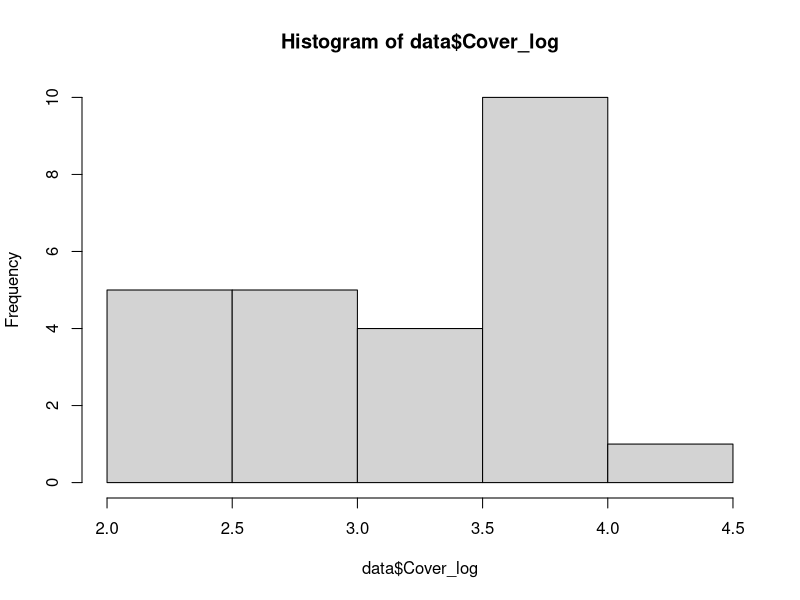
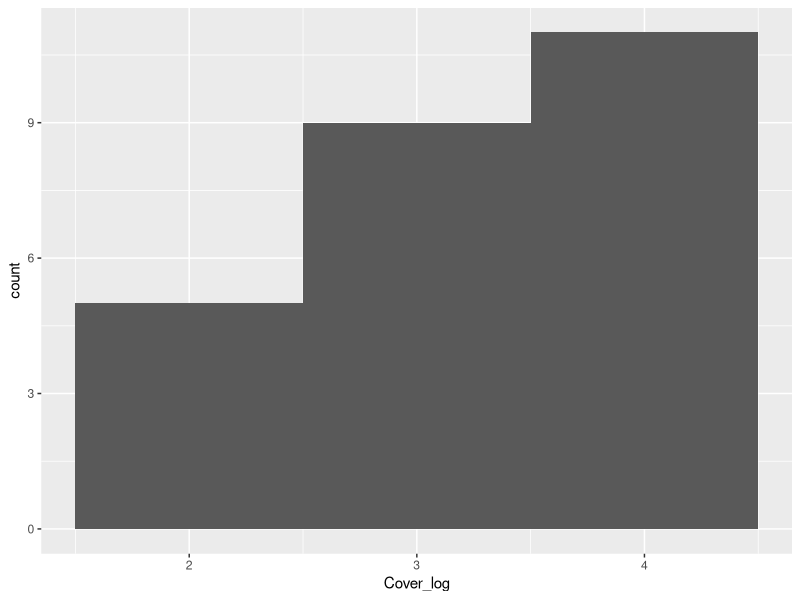
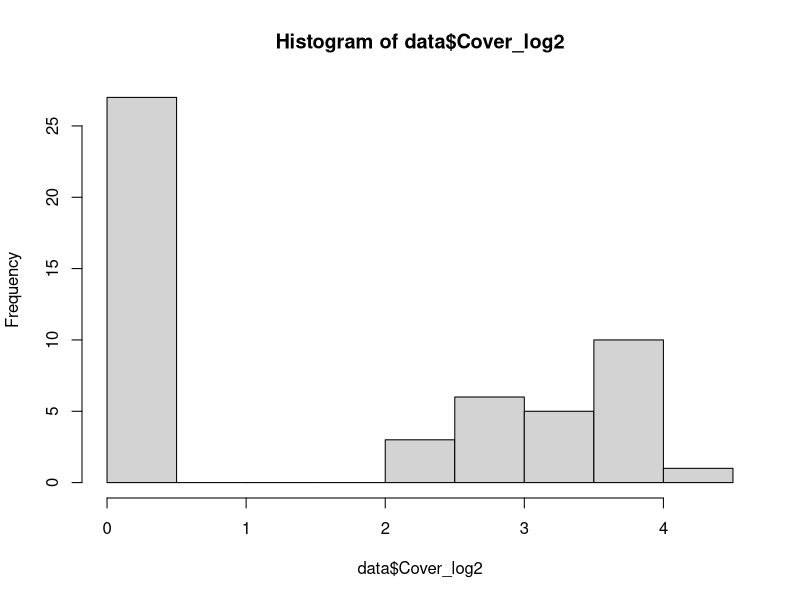
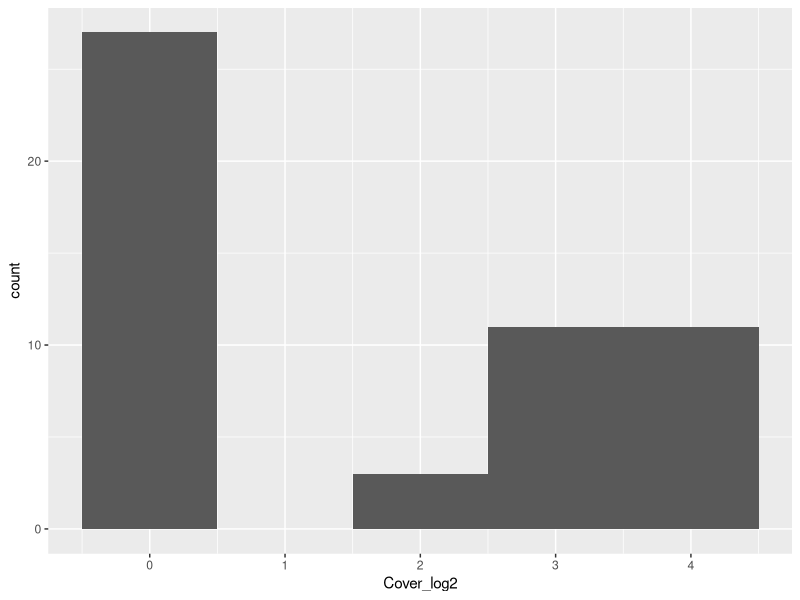
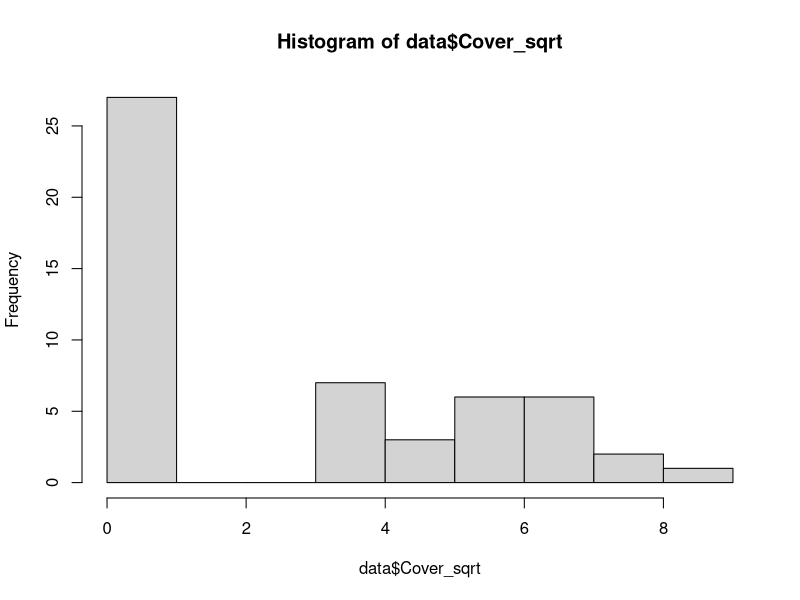
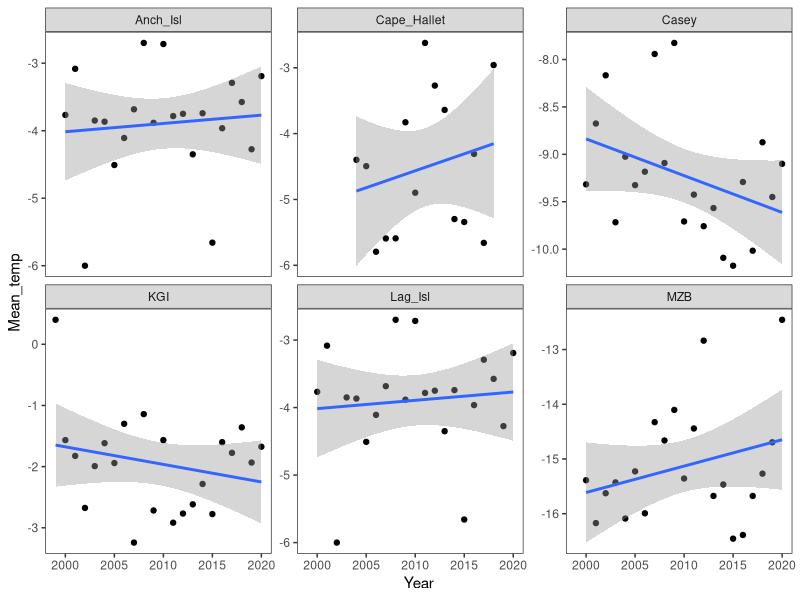
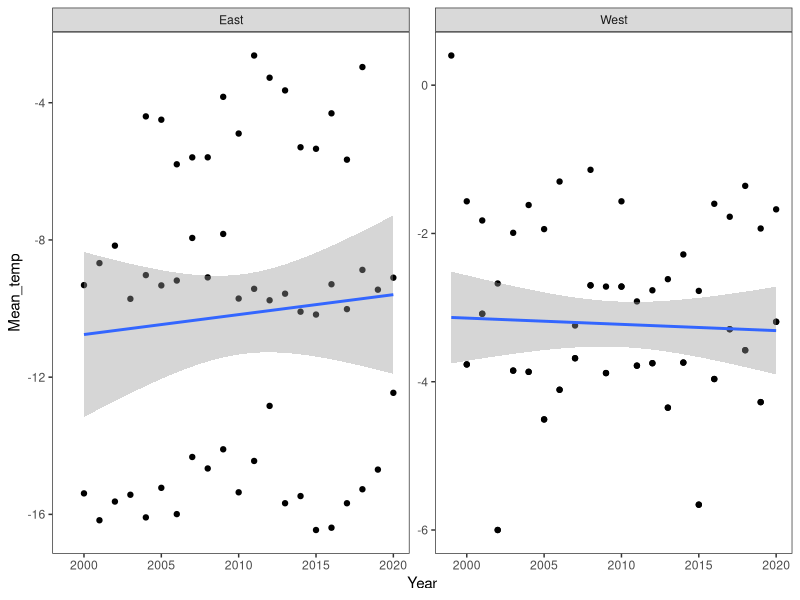
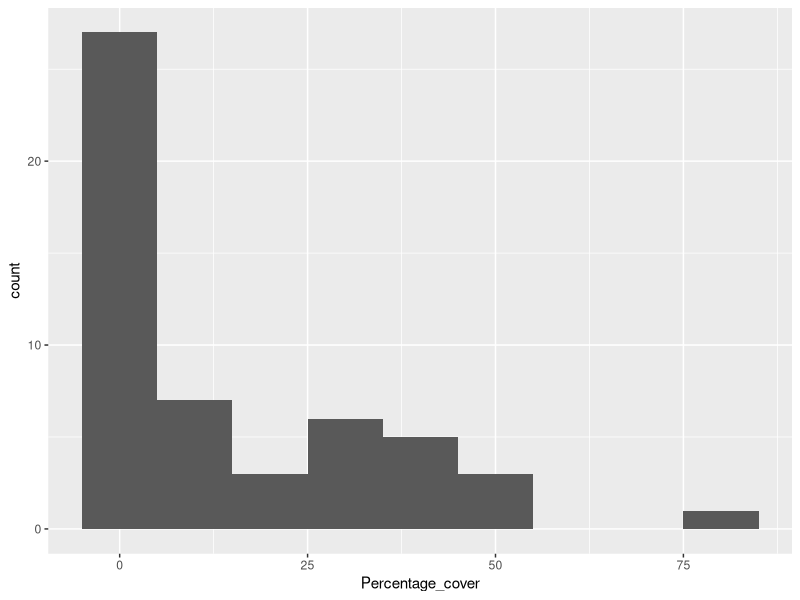

These charts were generated, in order, by the following R code: (Note: this script raises an error after producing the figures.)
# Data analysis
# Colombe Stevens
# 01.03.2022

# Workflow ----

# Library ----
library(tidyverse)
library(ggplot2)
library(lme4)

# Importing data ----
data <- read.csv("Tidy_data.csv")

# Transforming data ----
# logging data
data <- mutate(data, Cover_log = log(Percentage_cover))
hist(data$Cover_log)
(log_hist <- ggplot(data = data, aes(x = Cover_log)) +
      geom_histogram(binwidth = 1))

data <- mutate(data, Cover_log2 = log(Percentage_cover + 1))
hist(data$Cover_log2)
(log_hist2 <- ggplot(data = data, aes(x = Cover_log2)) +
      geom_histogram(binwidth = 1))

# square root
data <- mutate(data, Cover_sqrt = sqrt(Percentage_cover))
hist(data$Cover_sqrt)

# TEMPERATURE CHANGE OVER TIME ----

# Checking T data distribution
#(temp_hist <- ggplot(Mean_temps, aes(x = Mean_temp)) +
# geom_histogram() +
#  facet_wrap(~ Site, scales = "free"))

# Plotting temperature over time per site
(temp_scatter <- ggplot(data, aes(x = Year, y = Mean_temp)) +
  geom_point() +
  geom_smooth(method = "lm") +
  facet_wrap(~Site, scales = "free_y") +
  theme_bw() +
  theme(panel.grid = element_blank()))

# Plotting temperature over time per region
(temp_scatter <- ggplot(data, aes(x = Year, y = Mean_temp)) +
    geom_point() +
    geom_smooth(method = "lm") +
    facet_wrap(~Region, scales = "free_y") +
    theme_bw() +
    theme(panel.grid = element_blank())) # maybe should calculate T mean beforehand?

# model
temp_time <- lm(Mean_temp ~ Year + Region, data = data)
summary(temp_time) # significant (overall p + West), Adj-R2 = 0.547

# RQ1: HOW DOES VEGETATION COVER DIFFER BETWEEN THE 2 REGIONS? ----




# RQ2: VEGETATION COVER CHANGE OVER TIME ----
# Data distribution ----
(veg_hist <- ggplot(data, aes(x = Percentage_cover)) +
   geom_histogram(binwidth = 10) )
   #facet_wrap(~ Site, scales = "free"))

# Modelling brainstorm ----
# linear model
veg_time <- lm(Percentage_cover ~ Year, data = data)
summary(veg_time)

veg_resids <- resid(veg_time)
hist(veg_resids)
shapiro.test(veg_resids) # not normally distributed

# linear mixed model
veg_mixed <- lmer(Percentage_cover ~ Year + Region + (1|Site), data = data)
summary(veg_mixed)

plot(veg_mixed)
qqnorm(resid(veg_mixed))
qqline(resid(veg_mixed))

# log linear model
veg_log <- lm(Cover_log ~ Year, data = data)

# ancova
# without interaction
veg_ancova <- lm(Percentage_cover ~ Year + Region, data = data)
summary(veg_ancova) # not significant, Adj-R2 = 0.037

# with interaction
veg_ancova_interaction <- lm(Percentage_cover ~ Year*Region, data = data)
summary(veg_ancova_interaction) # significant, Adj-R2 = 0.172
plot(veg_ancova_interaction)
interaction_resids <- resid(veg_ancova_interaction)
shapiro.test(interaction_resids) # not normally distributed

# log-ancova: time and region
# without interaction
veg_ancova_log <- lm(Cover_log2 ~ Year + Region, data = data)
summary(veg_ancova_log) # significant, adj-R2 = 0.119

# with interaction
veg_ancova_log_interaction <- lm(Cover_log2 ~ Year*Region, data = data)
summary(veg_ancova_log_interaction) # highly significant, adj-R2 = 0.453
veg_interaction_resids <- resid(veg_ancova_log_interaction)
shapiro.test(veg_interaction_resids) # NORMALLY DISTRIBUTED BABY
bartlett.test(Cover_log2 ~ Year*Region, data = data)
plot(veg_ancova_log_interaction)

# log-ancova: time and site
# without interaction
veg_site_log <- lm(Cover_log2 ~ Year + Site, data = data)
summary(veg_site_log) # not significant overall (but signi for Casey and KGI), adj-R2 = 0.189

# with interaction
veg_site_log_interaction <- lm(Cover_log2 ~ Year*Site, data = data)
summary(veg_site_log_interaction) # highly significant overall, adj-R2 = 0.624
veg_site_log_resids <- resid(veg_site_log_interaction)
shapiro.test(veg_site_log_resids) # normally distributed

# Plotting data ----
# plotting data per site
(veg_scatter <- ggplot(data, aes(x = Year, y = Percentage_cover)) +
   geom_point() +
   geom_smooth(method = "lm") +
   facet_wrap(~Site, scales = "free_y") +
   theme_bw() +
   theme(panel.grid = (element_blank())))

# plotting data per region
(veg_region_scatter <- ggplot(data, aes(x = Year, y = Percentage_cover)) +
      geom_point() +
      geom_smooth(method = "lm") +
      facet_wrap(~Region, scales = "free_y") +
      theme_bw() +
      theme(panel.grid = (element_blank())))

# plotting log data per region
(veg_region_scatter_log <- ggplot(data, aes(x = Year, y = Cover_log2)) +
      geom_point() +
      geom_smooth(method = "lm") +
      facet_wrap(~Region, scales = "free_y") +
      theme_bw() +
      theme(panel.grid = (element_blank())))

# RQ3: VEGETATION COVER CHANGE IN RESPONSE TO TEMPERATURE ----

# Model brainstorm ---- 

# ancova
# without interaction
veg_temp <- lm(Percentage_cover ~ Mean_temp + Region, data = data)
summary(veg_temp) # not significant, adj-R2 = -0.015

# with intercation
veg_temp_interaction <- lm(Percentage_cover ~ Mean_temp*Region, data = data)
summary(veg_temp_interaction) # not significant overall (p = 0.051), interaction term significant, adj-R2 = 0.107

# log-ancova: temp and region
# without interaction
veg_temp_log <- lm(Cover_log2 ~ Mean_temp + Region, data = data)
summary(veg_temp_log) # significant, adj-R2 = 0.1
shapiro.test(veg_temp_log)

# with interaction
veg_temp_log_interaction <- lm(Cover_log2 ~ Mean_temp*Region, data = data)
summary(veg_temp_log_interaction) # significant, adj-R2 = 0.138
veg_temp_interaction_resids <- resid(veg_temp_log_interaction)
shapiro.test(veg_temp_interaction_resids) # NORMALLY DISTRIBUTED
bartlett.test(Cover_log2 ~ Mean_temp * Region, data = data)

# log-ancova: temp and site
# without interaction
veg_temp_site_log <- lm(Cover_log2 ~ Mean_temp + Site, data = data)
summary(veg_temp_site_log) # significant, adj-R2 = 0.199
veg_temp_site_resids <- resid(veg_temp_site_log)
shapiro.test(veg_temp_site_resids) # not normally distributed

# with interaction
veg_temp_site_interaction_log <- lm(Cover_log2 ~ Mean_temp*Site, data = data)
summary(veg_temp_site_interaction_log) # not significant, adj-R2 = 0.083

# sqrt ancova
# without interaction
veg_temp_sqrt <- lm(Cover_sqrt ~ Mean_temp + Region, data = data)
summary(veg_temp_sqrt) # not significant overall (but signi for E), adj-R2 = 0.055

# with interaction
veg_temp_sqrt_interaction <- lm(Cover_sqrt ~ Mean_temp*Region, data = data)
summary(veg_temp_sqrt_interaction) # significant, adj-R2 = 0.119

# Plotting data ----
(veg_temp <- ggplot(data, aes(x = Mean_temp, y = Percentage_cover)) +
   geom_point() +
   geom_smooth(method = "lm") +
   facet_wrap(~Region, scales = "free") +
   theme_bw() +
   theme(panel.grid = element_blank()))




